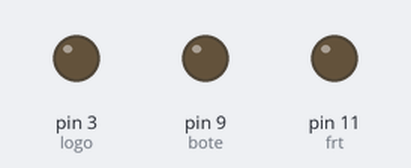
This sketch was run on a simulated Arduino Uno, built with avr-gcc and run on an emulated ATmega328P. Parts: output pins drawn as LEDs (lit = HIGH). What the sketch prints to the serial monitor is not drawn.

Above: at 0.55 s.
At 1.2 s:
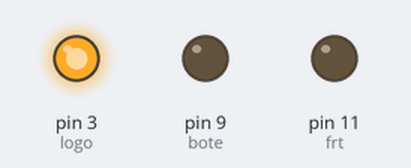
At 3.45 s:
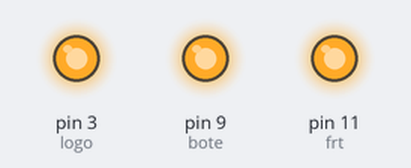
At 5.7 s:
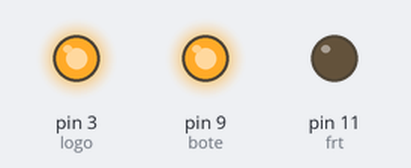
At 10.15 s:
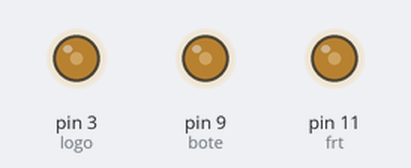
At 12.05 s:
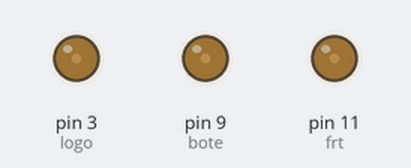
Timing chart, 0 to 18.1 s (numbered marks = the images above):
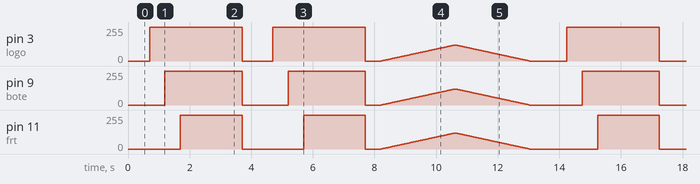

Measured:
- by itself, pin 3 (logo), pin 9 (bote), pin 11 (frt): moves between 0/255 and 255/255, repeating every 13.5 s

The sketch:

led_seq_1.ino
```cpp
#define bote 9
#define logo 3
#define frt 11


// This is a comment

/*
 * This is a paragraph
 *
 *
 * logo - bote - frt - off
 * logo - bote - frt - off
 * fadein(all-var) - fadeoff(all-var)
 * repeat
 */

void setup() {
 Serial.begin(9600);
 pinMode(frt, OUTPUT);
  pinMode(logo,OUTPUT);
   pinMode(bote, OUTPUT);

 digitalWrite(frt, LOW);
 digitalWrite(logo, LOW);
 digitalWrite(bote, LOW);

 delay(500);
 Serial.println(" sequencer is ready ");

}

void loop() {
delay(200);


//// Seq 1 start
  digitalWrite(logo, HIGH);
  delay(500);
  digitalWrite(bote, HIGH);
  delay(500);
  digitalWrite(frt, HIGH);
  delay(2000);
  digitalWrite(logo, LOW);
//  delay(500);
  digitalWrite(bote, LOW);
//  delay(500);
  digitalWrite(frt, LOW);
  delay(1000);
  digitalWrite(logo, HIGH);
  delay(500);
  digitalWrite(bote, HIGH);
  delay(500);
  digitalWrite(frt, HIGH);
  delay(2000);
  digitalWrite(logo, LOW);
//  delay(500);
  digitalWrite(bote, LOW);
//  delay(500);
  digitalWrite(frt, LOW);
delay(500);
/////// Seq 1 end

/// Seq 2 start

 for( int i = 0; i<=120 ; i+=1){
  analogWrite(frt, i);
  analogWrite(logo, i);
  analogWrite(bote, i);
  delay(20);
 }

// Seq 2 end

// Seq 3 start
 for( int i = 120; i>=0 ; i-=1){
  analogWrite(frt, i);
  analogWrite(logo, i);
  analogWrite(bote, i);
  delay(20);
 }
//seq 3 end


delay(1000);


}
```
